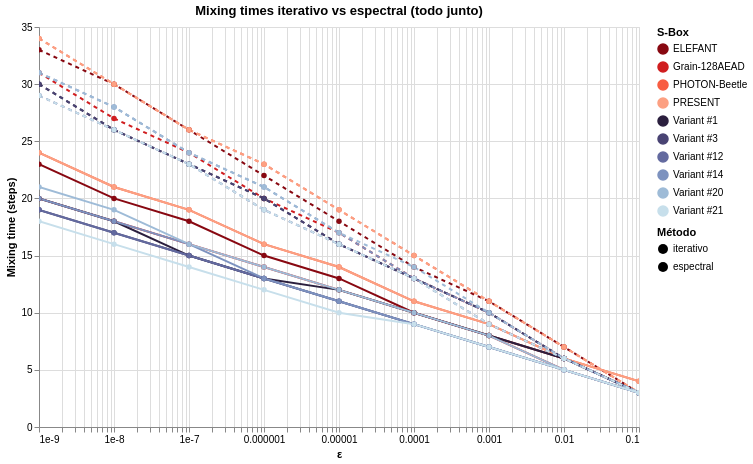

Source (notebook cell):
### Code cell
chart_spec = compare_mixing_times_spectrals_altair(
    specs,
    epsilons=[10**(-i) for i in range(1,10)],
    max_steps=10000,
    log_scale=True,
)
chart_spec

### Figure 1 — Vega-Lite specification as saved in the notebook (floating-point values rounded to 4 significant figures; data arrays with more than 128 entries replaced by an {"elided": "..."} marker saying what was removed)
{"config": {"view": {"continuousWidth": 300, "continuousHeight": 300}}, "data": {"name": "data-76ebe05e175158efb8428d85a01b602d"}, "mark": {"type": "line", "point": true}, "encoding": {"color": {"field": "S-Box", "legend": {"title": "S-Box"}, "scale": {"domain": ["ELEFANT", "Grain-128AEAD", "PHOTON-Beetle", "PRESENT", "Variant #1", "Variant #3", "Variant #12", "Variant #14", "Variant #20", "Variant #21"], "range": ["#880811", "#d01d1f", "#f85d42", "#fca082", "#2b1f3e", "#494373", "#636a9f", "#7d92bf", "#9ebbd7", "#c7dfeb"]}, "type": "nominal"}, "strokeDash": {"field": "Método", "legend": {"title": "Método"}, "scale": {"domain": ["iterativo", "espectral"], "range": [[], [4, 4]]}, "type": "nominal"}, "tooltip": [{"field": "S-Box", "type": "nominal"}, {"field": "Método", "type": "nominal"}, {"field": "ε", "type": "quantitative"}, {"field": "Mixing time", "type": "quantitative"}], "x": {"field": "ε", "scale": {"type": "log"}, "title": "ε", "type": "quantitative"}, "y": {"field": "Mixing time", "title": "Mixing time (steps)", "type": "quantitative"}}, "height": 400, "params": [{"name": "param_13", "select": {"type": "interval", "encodings": ["x", "y"]}, "bind": "scales"}], "title": "Mixing times iterativo vs espectral (todo junto)", "width": 600, "$schema": "https://vega.github.io/schema/vega-lite/v5.20.1.json", "datasets": {"data-76ebe05e175158efb8428d85a01b602d": {"elided": "180 records"}}}
